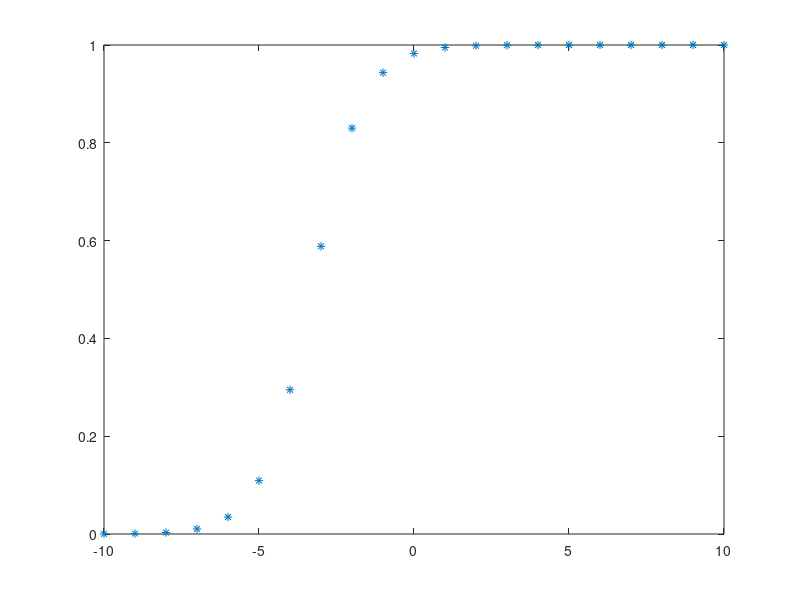

The MATLAB source for this figure:
clear all;
clc;
x=[1 1.5 2 2.5 3 3.5 4];
y=[5.3 5.7 6.3 7.2 8.2 8.7 8.4];
n=length(x);
mx=sum(x)/n;
my=sum(y)/n;
sqx=sum(x.*x);
smxy=sum(x.*y);
b=(n*smxy-sum(x)*sum(y))/(n*sqx-(sum(x)*sum(x)));
xval=[-10:10];
yval=my+b.*(xval-mx);
z=1./(1+exp(-yval));
figure,plot(xval,z,"*")